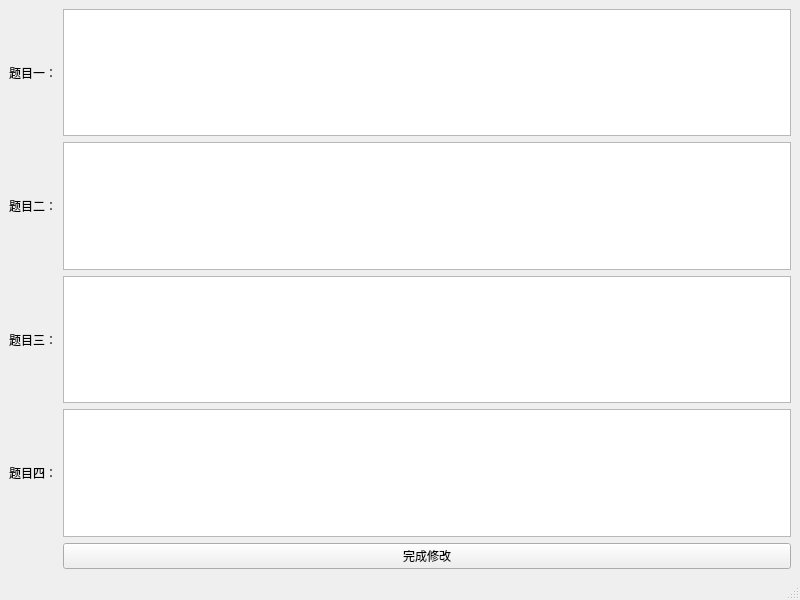
<?xml version="1.0" encoding="UTF-8"?>
<ui version="4.0">
 <class>RewriteProgramme</class>
 <widget class="QMainWindow" name="RewriteProgramme">
  <property name="geometry">
   <rect>
    <x>0</x>
    <y>0</y>
    <width>800</width>
    <height>600</height>
   </rect>
  </property>
  <property name="windowTitle">
   <string>MainWindow</string>
  </property>
  <widget class="QWidget" name="centralwidget">
   <layout class="QGridLayout" name="gridLayout">
    <item row="1" column="0">
     <widget class="QLabel" name="label_2">
      <property name="text">
       <string>题目二：</string>
      </property>
     </widget>
    </item>
    <item row="4" column="1">
     <widget class="QPushButton" name="pushButton_finish">
      <property name="text">
       <string>完成修改</string>
      </property>
     </widget>
    </item>
    <item row="3" column="1">
     <widget class="QTextEdit" name="textEdit_Q4"/>
    </item>
    <item row="0" column="0">
     <widget class="QLabel" name="label">
      <property name="text">
       <string>题目一：</string>
      </property>
     </widget>
    </item>
    <item row="0" column="1">
     <widget class="QTextEdit" name="textEdit_Q1"/>
    </item>
    <item row="3" column="0">
     <widget class="QLabel" name="label_4">
      <property name="text">
       <string>题目四：</string>
      </property>
     </widget>
    </item>
    <item row="2" column="0">
     <widget class="QLabel" name="label_3">
      <property name="text">
       <string>题目三：</string>
      </property>
     </widget>
    </item>
    <item row="1" column="1">
     <widget class="QTextEdit" name="textEdit_Q2"/>
    </item>
    <item row="2" column="1">
     <widget class="QTextEdit" name="textEdit_Q3"/>
    </item>
   </layout>
  </widget>
  <widget class="QMenuBar" name="menubar">
   <property name="geometry">
    <rect>
     <x>0</x>
     <y>0</y>
     <width>800</width>
     <height>26</height>
    </rect>
   </property>
  </widget>
  <widget class="QStatusBar" name="statusbar"/>
 </widget>
 <resources/>
 <connections/>
</ui>
